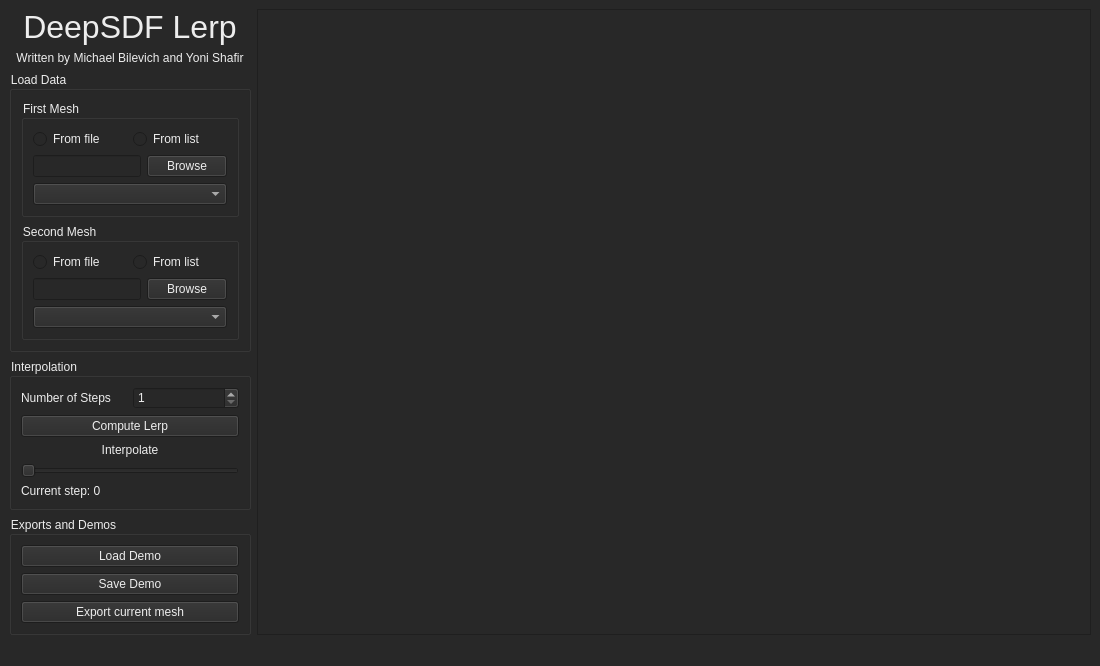
<?xml version="1.0" encoding="UTF-8"?>
<ui version="4.0">
 <class>DeepSDFLerpGUI</class>
 <widget class="QMainWindow" name="DeepSDFLerpGUI">
  <property name="geometry">
   <rect>
    <x>0</x>
    <y>0</y>
    <width>1100</width>
    <height>658</height>
   </rect>
  </property>
  <property name="windowTitle">
   <string>DeepSDFLerp</string>
  </property>
  <property name="styleSheet">
   <string notr="true">background-color:#282828;
color: #ededed;</string>
  </property>
  <widget class="QWidget" name="centralwidget">
   <layout class="QHBoxLayout" name="horizontalLayout_4">
    <item>
     <layout class="QVBoxLayout" name="verticalLayout">
      <item>
       <widget class="QLabel" name="label">
        <property name="sizePolicy">
         <sizepolicy hsizetype="Minimum" vsizetype="Minimum">
          <horstretch>0</horstretch>
          <verstretch>0</verstretch>
         </sizepolicy>
        </property>
        <property name="font">
         <font>
          <pointsize>24</pointsize>
         </font>
        </property>
        <property name="styleSheet">
         <string notr="true"/>
        </property>
        <property name="text">
         <string>DeepSDF Lerp</string>
        </property>
        <property name="alignment">
         <set>Qt::AlignCenter</set>
        </property>
       </widget>
      </item>
      <item>
       <widget class="QLabel" name="label_3">
        <property name="text">
         <string>Written by Michael Bilevich and Yoni Shafir</string>
        </property>
        <property name="alignment">
         <set>Qt::AlignCenter</set>
        </property>
       </widget>
      </item>
      <item>
       <widget class="QGroupBox" name="groupBox_3">
        <property name="title">
         <string>Load Data</string>
        </property>
        <layout class="QVBoxLayout" name="verticalLayout_5">
         <item>
          <widget class="QGroupBox" name="groupBox">
           <property name="title">
            <string>First Mesh</string>
           </property>
           <layout class="QVBoxLayout" name="verticalLayout_3">
            <item>
             <layout class="QHBoxLayout" name="horizontalLayout_6">
              <item>
               <widget class="QRadioButton" name="first_fromFile">
                <property name="text">
                 <string>From file</string>
                </property>
               </widget>
              </item>
              <item>
               <widget class="QRadioButton" name="first_fromList">
                <property name="text">
                 <string>From list</string>
                </property>
               </widget>
              </item>
             </layout>
            </item>
            <item>
             <layout class="QHBoxLayout" name="horizontalLayout">
              <item>
               <widget class="QLineEdit" name="first_pathEdit">
                <property name="sizePolicy">
                 <sizepolicy hsizetype="Minimum" vsizetype="Fixed">
                  <horstretch>0</horstretch>
                  <verstretch>0</verstretch>
                 </sizepolicy>
                </property>
               </widget>
              </item>
              <item>
               <widget class="QPushButton" name="first_browseButton">
                <property name="sizePolicy">
                 <sizepolicy hsizetype="Minimum" vsizetype="Fixed">
                  <horstretch>0</horstretch>
                  <verstretch>0</verstretch>
                 </sizepolicy>
                </property>
                <property name="text">
                 <string>Browse</string>
                </property>
               </widget>
              </item>
             </layout>
            </item>
            <item>
             <widget class="QComboBox" name="fist_comboBox"/>
            </item>
           </layout>
          </widget>
         </item>
         <item>
          <widget class="QGroupBox" name="groupBox_2">
           <property name="title">
            <string>Second Mesh</string>
           </property>
           <layout class="QVBoxLayout" name="verticalLayout_4">
            <item>
             <layout class="QHBoxLayout" name="horizontalLayout_7">
              <item>
               <widget class="QRadioButton" name="second_fromFile">
                <property name="text">
                 <string>From file</string>
                </property>
               </widget>
              </item>
              <item>
               <widget class="QRadioButton" name="second_fromList">
                <property name="text">
                 <string>From list</string>
                </property>
               </widget>
              </item>
             </layout>
            </item>
            <item>
             <layout class="QHBoxLayout" name="horizontalLayout_3">
              <item>
               <widget class="QLineEdit" name="second_pathEdit">
                <property name="sizePolicy">
                 <sizepolicy hsizetype="Minimum" vsizetype="Fixed">
                  <horstretch>0</horstretch>
                  <verstretch>0</verstretch>
                 </sizepolicy>
                </property>
               </widget>
              </item>
              <item>
               <widget class="QPushButton" name="second_browseButton">
                <property name="sizePolicy">
                 <sizepolicy hsizetype="Minimum" vsizetype="Fixed">
                  <horstretch>0</horstretch>
                  <verstretch>0</verstretch>
                 </sizepolicy>
                </property>
                <property name="text">
                 <string>Browse</string>
                </property>
               </widget>
              </item>
             </layout>
            </item>
            <item>
             <widget class="QComboBox" name="second_comboBox"/>
            </item>
           </layout>
          </widget>
         </item>
        </layout>
       </widget>
      </item>
      <item>
       <widget class="QGroupBox" name="groupBox_4">
        <property name="title">
         <string>Interpolation</string>
        </property>
        <layout class="QVBoxLayout" name="verticalLayout_6">
         <item>
          <layout class="QHBoxLayout" name="horizontalLayout_8">
           <item>
            <widget class="QLabel" name="label_2">
             <property name="text">
              <string>Number of Steps</string>
             </property>
            </widget>
           </item>
           <item>
            <widget class="QSpinBox" name="numStepsSpinbox">
             <property name="minimum">
              <number>1</number>
             </property>
             <property name="maximum">
              <number>20</number>
             </property>
             <property name="value">
              <number>1</number>
             </property>
            </widget>
           </item>
          </layout>
         </item>
         <item>
          <widget class="QPushButton" name="lerpButton">
           <property name="text">
            <string>Compute Lerp</string>
           </property>
          </widget>
         </item>
         <item>
          <widget class="QLabel" name="label_4">
           <property name="sizePolicy">
            <sizepolicy hsizetype="Preferred" vsizetype="Minimum">
             <horstretch>0</horstretch>
             <verstretch>0</verstretch>
            </sizepolicy>
           </property>
           <property name="text">
            <string>Interpolate</string>
           </property>
           <property name="alignment">
            <set>Qt::AlignCenter</set>
           </property>
          </widget>
         </item>
         <item>
          <widget class="QSlider" name="interpolateSlider">
           <property name="sizePolicy">
            <sizepolicy hsizetype="Minimum" vsizetype="Fixed">
             <horstretch>0</horstretch>
             <verstretch>0</verstretch>
            </sizepolicy>
           </property>
           <property name="orientation">
            <enum>Qt::Horizontal</enum>
           </property>
          </widget>
         </item>
         <item>
          <widget class="QLabel" name="currentStepLabel">
           <property name="text">
            <string>Current step: 0</string>
           </property>
          </widget>
         </item>
        </layout>
       </widget>
      </item>
      <item>
       <widget class="QGroupBox" name="groupBox_5">
        <property name="title">
         <string>Exports and Demos</string>
        </property>
        <layout class="QVBoxLayout" name="verticalLayout_7">
         <item>
          <widget class="QPushButton" name="loadDemoButton">
           <property name="text">
            <string>Load Demo</string>
           </property>
          </widget>
         </item>
         <item>
          <widget class="QPushButton" name="saveDemoButton">
           <property name="text">
            <string>Save Demo</string>
           </property>
          </widget>
         </item>
         <item>
          <widget class="QPushButton" name="exportCurrentMeshButton">
           <property name="text">
            <string>Export current mesh</string>
           </property>
          </widget>
         </item>
        </layout>
       </widget>
      </item>
      <item>
       <spacer name="verticalSpacer">
        <property name="orientation">
         <enum>Qt::Vertical</enum>
        </property>
        <property name="sizeHint" stdset="0">
         <size>
          <width>20</width>
          <height>40</height>
         </size>
        </property>
       </spacer>
      </item>
     </layout>
    </item>
    <item>
     <widget class="QFrame" name="glFrame">
      <property name="sizePolicy">
       <sizepolicy hsizetype="Expanding" vsizetype="Preferred">
        <horstretch>0</horstretch>
        <verstretch>0</verstretch>
       </sizepolicy>
      </property>
      <property name="frameShape">
       <enum>QFrame::StyledPanel</enum>
      </property>
      <property name="frameShadow">
       <enum>QFrame::Raised</enum>
      </property>
      <layout class="QHBoxLayout" name="horizontalLayout_5">
       <item>
        <layout class="QVBoxLayout" name="glFrameLayout"/>
       </item>
      </layout>
     </widget>
    </item>
   </layout>
  </widget>
  <widget class="QMenuBar" name="menubar">
   <property name="geometry">
    <rect>
     <x>0</x>
     <y>0</y>
     <width>1100</width>
     <height>21</height>
    </rect>
   </property>
  </widget>
  <widget class="QStatusBar" name="statusbar"/>
  <action name="actionQuit">
   <property name="text">
    <string>Quit</string>
   </property>
  </action>
  <action name="actionLoad_Demo">
   <property name="text">
    <string>Load Demo</string>
   </property>
  </action>
  <action name="actionSave_Demo">
   <property name="text">
    <string>Save Demo</string>
   </property>
  </action>
 </widget>
 <resources/>
 <connections/>
</ui>
